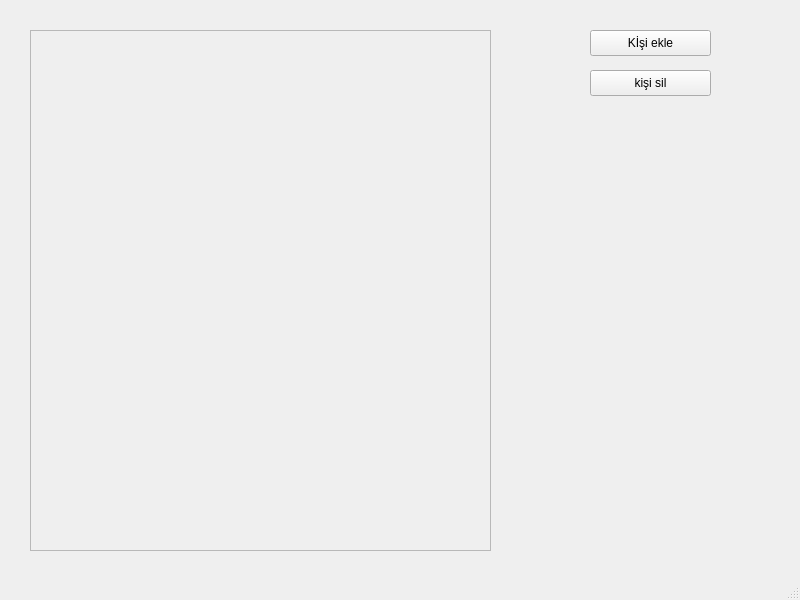
<?xml version="1.0" encoding="UTF-8"?>
<ui version="4.0">
 <class>MainWindow</class>
 <widget class="QMainWindow" name="MainWindow">
  <property name="geometry">
   <rect>
    <x>0</x>
    <y>0</y>
    <width>800</width>
    <height>600</height>
   </rect>
  </property>
  <property name="windowTitle">
   <string>MainWindow</string>
  </property>
  <widget class="QWidget" name="centralwidget">
   <widget class="QFrame" name="videoFrame">
    <property name="geometry">
     <rect>
      <x>30</x>
      <y>30</y>
      <width>461</width>
      <height>521</height>
     </rect>
    </property>
    <property name="frameShape">
     <enum>QFrame::StyledPanel</enum>
    </property>
    <property name="frameShadow">
     <enum>QFrame::Raised</enum>
    </property>
    <widget class="QLabel" name="videoLabel">
     <property name="geometry">
      <rect>
       <x>0</x>
       <y>0</y>
       <width>461</width>
       <height>521</height>
      </rect>
     </property>
     <property name="text">
      <string/>
     </property>
    </widget>
   </widget>
   <widget class="QPushButton" name="btnKisiEkle">
    <property name="geometry">
     <rect>
      <x>590</x>
      <y>30</y>
      <width>121</width>
      <height>26</height>
     </rect>
    </property>
    <property name="text">
     <string>Kİşi ekle</string>
    </property>
   </widget>
   <widget class="QPushButton" name="btnKisiSil">
    <property name="geometry">
     <rect>
      <x>590</x>
      <y>70</y>
      <width>121</width>
      <height>26</height>
     </rect>
    </property>
    <property name="text">
     <string>kişi sil</string>
    </property>
   </widget>
  </widget>
  <widget class="QMenuBar" name="menubar">
   <property name="geometry">
    <rect>
     <x>0</x>
     <y>0</y>
     <width>800</width>
     <height>23</height>
    </rect>
   </property>
  </widget>
  <widget class="QStatusBar" name="statusbar"/>
 </widget>
 <resources/>
 <connections/>
</ui>
